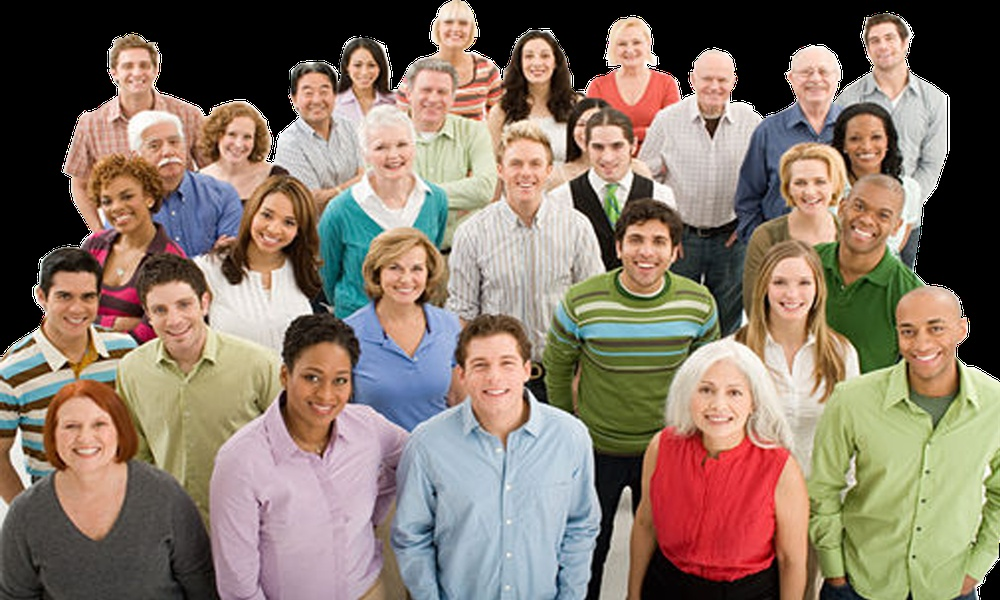
#> input picture people.jpg, 1000 x 600 px, shrunk from 1500 x 900 before the run
$ jupyter execute 7b.ipynb
#> lines starting #> are read from the running program, lines starting #| are printed output that depends on the picture; after the words box and inside, x2 and y2 are one past the last pixel; in counts of white or black regions, pixels touching at a corner belong together
[cell 1]
import numpy as np
import cv2
face_cascade = cv2.CascadeClassifier('haarcascade_frontalface_default.xml')
img = cv2.imread('people.jpg')
#> img is the input picture: shape (600, 1000, 3); mean B, G, R 104.6, 118.2, 134.2
gray = cv2.cvtColor(img, cv2.COLOR_BGR2GRAY)
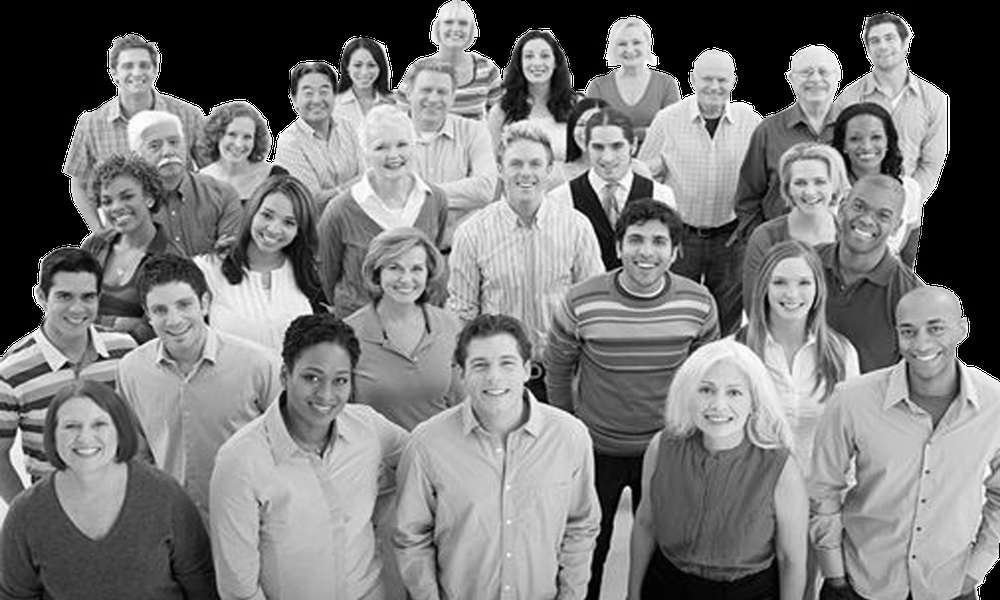
#> gray: shape (600, 1000); min 0, max 255, mean 121.4
faces = face_cascade.detectMultiScale(gray, 1.1, 5)
#> faces = 29 rows, first 6: [345, 51, 38, 38], [514, 37, 48, 48], [217, 119, 44, 44], [433, 4, 46, 46], [858, 21, 49, 49], [602, 22, 54, 54]
for(x,y,w,h) in faces:
    cv2.rectangle(img, (x, y), (x+w, y+h), (255, 0, 0), 2)
    roi_gray = gray[y:y+h, x:x+w]
    roi_color = img[y:y+h, x:x+w]
#> this loop made 29 passes
#> (x, y, w, h) on passes 1 to 12: (345, 51, 38, 38), (514, 37, 48, 48), (217, 119, 44, 44), (433, 4, 46, 46), (858, 21, 49, 49), (602, 22, 54, 54), (109, 46, 49, 49), (787, 49, 55, 55), (292, 73, 47, 47), (410, 72, 49, 49), (378, 247, 57, 57), (838, 116, 56, 56)
#> pass 1, `roi_gray = gray[y:y+h, x:x+w]`:
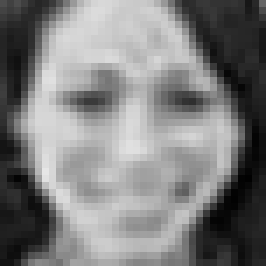
#> roi_gray: shape (38, 38) (shown 7 times larger); min 1, max 230, mean 126.1
#> pass 1, `roi_color = img[y:y+h, x:x+w]`:
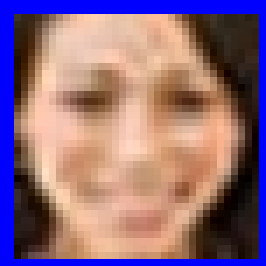
#> roi_color: shape (38, 38, 3) (shown 7 times larger); mean B, G, R 124.7, 107, 141.6
#> pass 2, `roi_gray = gray[y:y+h, x:x+w]`:
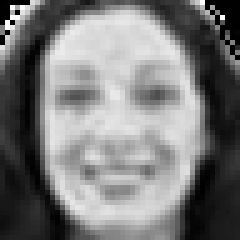
#> roi_gray: shape (48, 48) (shown 5 times larger); min 0, max 255, mean 121.7
#> pass 2, `roi_color = img[y:y+h, x:x+w]`:
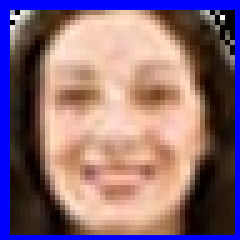
#> roi_color: shape (48, 48, 3) (shown 5 times larger); mean B, G, R 120, 107, 137.8
#> after the loop:
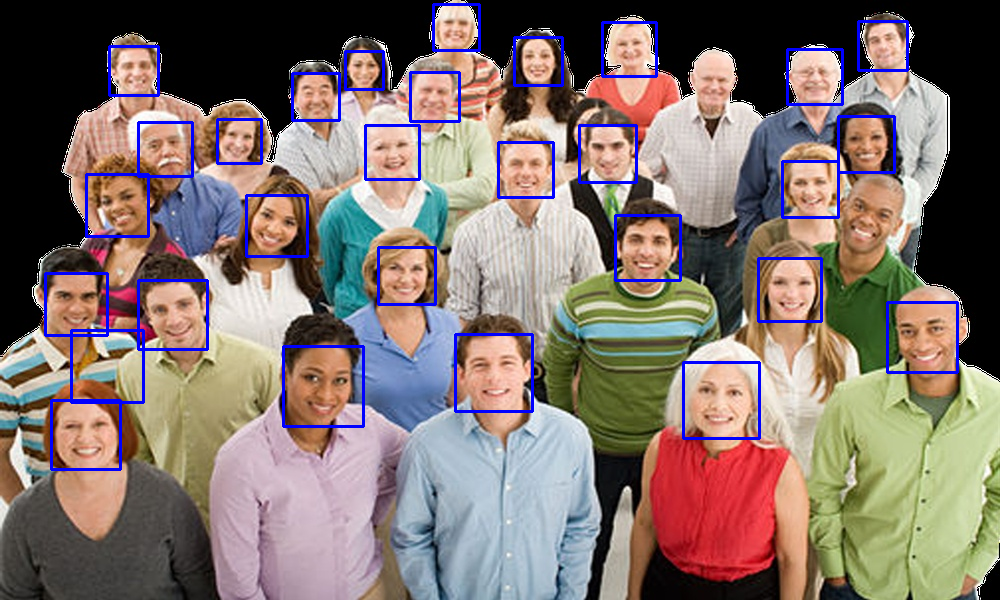
#> img: shape (600, 1000, 3); 3.34% of pixels changed, all inside (x1, y1, x2, y2) = (44, 3, 959, 471)
cv2.imshow('img',img)
cv2.waitKey(0)
cv2.destroyAllWindows()
